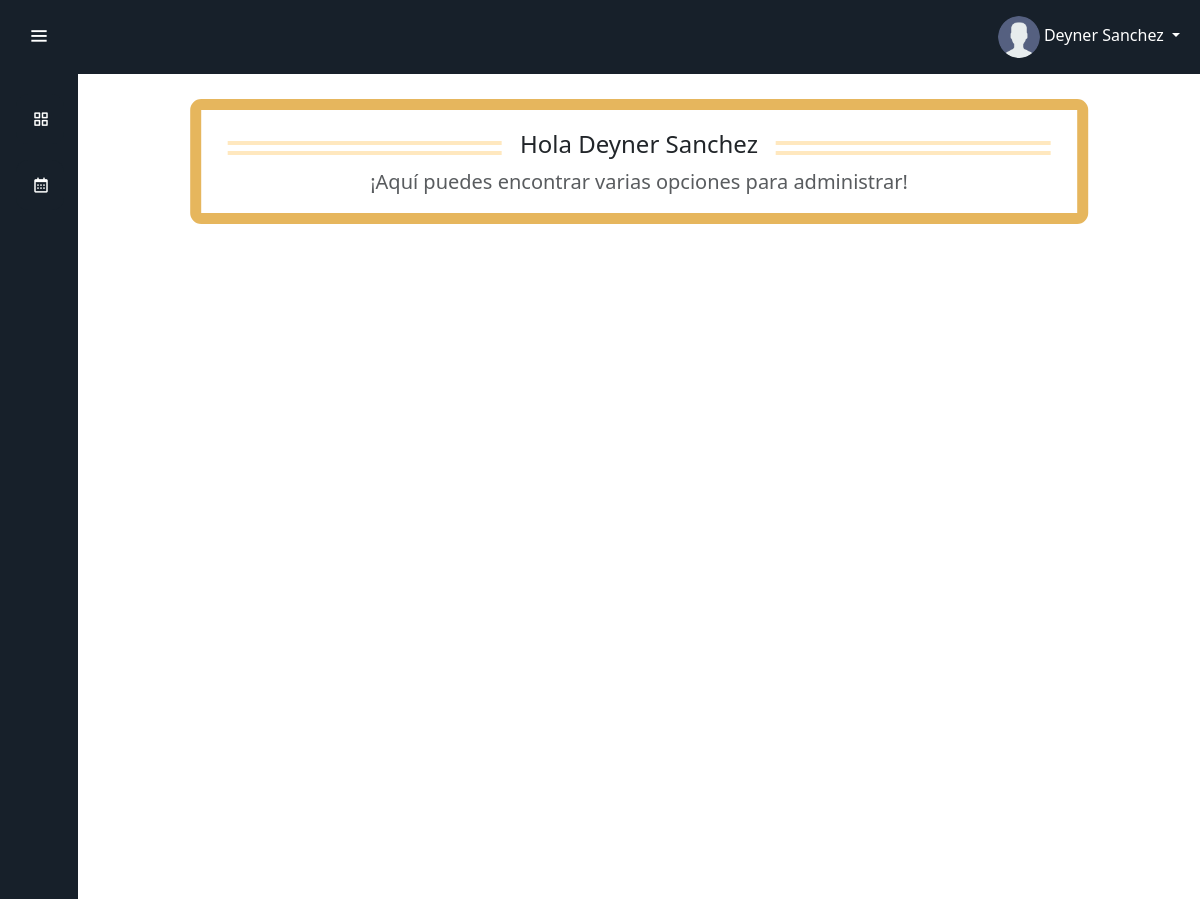
The page /Views/Dashboard.php (signed in) on the database its author committed.
### tables this page shows
CREATE TABLE `usuario` (
  `documento_usuario` int(20) NOT NULL,
  `idusuario` int(11) NOT NULL,
  `nombrecompleto_usuario` varchar(200) NOT NULL,
  `direccion_usuario` varchar(200) NOT NULL,
  `telefono_usuario` bigint(11) NOT NULL,
  `username` varchar(200) NOT NULL,
  `correo_usuario` varchar(200) NOT NULL,
  `password` varchar(500) NOT NULL,
  `estado` tinyint(4) NOT NULL DEFAULT 1,
  `foto_usuario` varchar(200) NOT NULL DEFAULT '/Literagiando/Resources/img/User.png',
  `Fecha_registro` timestamp NULL DEFAULT NULL,
  `idtipodedocumento` int(11) NOT NULL,
  `idrolusuario` int(11) NOT NULL DEFAULT 2
);

### App/Models/Database.php (called while the page is built, shortened)
<?php
    class Database{
        private function conectar(){
            $basedatos = new PDO('mysql:host='.DB_HOST.':'.DB_PORT.';'.'dbname='.DB_DATABASE.';charset='.CHARSET.'',DB_USER,DB_PASS);
            return $basedatos;
        }
        public function EjecutarSPSinParams($consulta){
            try{
                $conexion = $this->conectar();
                $conexion->setAttribute(PDO::ATTR_ERRMODE, PDO::ERRMODE_EXCEPTION);
                $sentencia = $conexion->prepare($consulta);
                $sentencia->execute();
                $respuesta = $sentencia->fetchAll(PDO::FETCH_ASSOC);
                $conexion=null;
                return $respuesta;
            }catch(PDOException $exception) {
                return $exception;
            }
        }
    }
?>

### App/Controllers/Login/AuthController.php (called while the page is built, shortened)
<?php
$server = "localhost";
$userRoot = "root";
$password = "";
$db = "literagiando";
$conexion = new mysqli($server, $userRoot, $password, $db);
function obtenerDatos($correoU) {
    $correo = $_SESSION['correo'];
    global $conexion;
    $sql = "SELECT usuario.* , roles.nombre_rol  FROM usuario JOIN roles  ON roles.idrol = usuario.idrolusuario WHERE correo_usuario = ?";
    $stmt = $conexion->prepare($sql);
    if ($stmt) {
        $stmt->bind_param("s", $correo);
        $stmt->execute();
        $result = $stmt->get_result();
        if ($result) {
            $row = $result->fetch_assoc();
        } else {
            echo "Error executing the query: " . $conexion->error;
        }
    } else {
        echo "Error preparing the statement: " . $conexion->error;
    }
    $sql_paginas = "SELECT * FROM pagina ORDER by id_pagina";
    $stmt = $conexion->prepare($sql_paginas);
    if ($stmt) {
        $stmt->execute();
        $result = $stmt->get_result();
        $paginas = $result->fetch_all(MYSQLI_ASSOC);
    } else {
        echo "Error preparing the statement: " . $conexion->error;
    }
    $salida = array(
        'datos' => $row,
        'paginas' => $paginas
    );
    return $salida;
}
?>

### Views/Dashboard.php (the view, shortened to what this page needs)
<?php include './Layouts/header.php';?>
<section class="home-section">
<div class="container-miseventos table-responsive">
<div class="content-evento">
    <div class="col-4"><hr id="line-left"><hr id="line-left"></div>
    <div class="col-4"><h1 id="title-eventos">Hola <?php  echo $row['nombrecompleto_usuario']?> </h1></div>
    <div class="col-4"><hr id="line-right"><hr id="line-right"></div>
</div>
<p class="lead text-muted">¡Aquí puedes encontrar varias opciones para administrar!</p>
</div>
</section>
<?php include './Layouts/footer.php';?>

### Views/Layouts/header.php (shortened to what this page needs)
<?php
require_once (__DIR__.'/../../App/Controllers/Login/AuthController.php');
if (isset($_SESSION['correo'])) {
  $correo = $_SESSION['correo'];
  $row = obtenerDatos($correo);
  $row = $row['datos'];
}else{
  $mensaje = "No has iniciado sesión. Por favor, inicia sesión para acceder.";
  echo '<script>alert("' . htmlspecialchars($mensaje, ENT_QUOTES, 'UTF-8') . '");</script>';
  echo '<script>window.location.href = "/Literagiando/Views/Home/index.php";</script>';
  exit();
}
?>
<!DOCTYPE html>
<html lang="en">
<head>
    <link rel="stylesheet" type="text/css"  href="/Literagiando/Resources/css/App.css">
    <link rel="stylesheet" type="text/css"  href="/Literagiando/Resources/css/Styles.css">
    <link rel="stylesheet" type="text/css"  href="/Literagiando/Resources/css/checkbox.css">
    <link rel="stylesheet" type="text/css" href="/Literagiando/Resources/css/video-min.css">
    <link href="https://cdn.jsdelivr.net/npm/bootstrap@5.3.2/dist/css/bootstrap.min.css" rel="stylesheet">
    <link rel="stylesheet" href="https://cdn.jsdelivr.net/npm/bootstrap-icons@1.11.1/font/bootstrap-icons.css">
    <link href='https://unpkg.com/boxicons@2.0.7/css/boxicons.min.css' rel='stylesheet'>
</head>
<body>
<nav class="navbar navbar-expand-lg" id="dark">
  <div class="container-fluid">
    <div class="collapse navbar-collapse" id="navbarSupportedContent">
      <ul class="navbar-nav ms-auto">
        <li class="nav-item dropdown ms-auto">
          <a class="nav-link dropdown-toggle" href="#" role="button" data-bs-toggle="dropdown" aria-expanded="false">
          <img src="<?php echo $row ['foto_usuario'] ?>" alt="" class="img-fluid rounded-circle avatar mr-2">
            <?php  echo $row['nombrecompleto_usuario']?>
          </a>
        </li>
      </ul>
    </div>
  </div>
</nav>
<div class="sidebar">
  <div class="logo-details">
      <i class='bx bx-menu' id="btn" ></i>
  </div>
  <ul class="nav-list">
  </ul>
</div>

### Resources/css/App.css (style rules this page uses)
* { margin: 0; padding: 0; box-sizing: border-box; font-family: 'Source Code Pro', monospace" }
.sidebar { position: fixed; left: 0; top: 0; height: 100%; width: 78px; background: #17202A; padding: 6px 14px; z-index: 99; transition: all 0.5s ease; }
.sidebar .logo-details { height: 60px; display: flex; align-items: center; position: relative; }
.sidebar .logo-details #btn { position: absolute; top: 50%; right: 0; transform: translateY(-50%); font-size: 22px; transition: all 0.4s ease; font-size: 23px; text-align: center; cursor: pointer; transition: all 0.5s ease; }
.sidebar i { color: #fff; height: 60px; min-width: 50px; font-size: 28px; text-align: center; line-height: 60px; }
.sidebar .nav-list { margin-left: -30px; margin-top: 20px; height: 100%; display: flex; flex-direction: column; }
.home-section { position: relative; background: white; min-height: 100vh; top: 0; left: 78px; width: calc(100% - 78px); transition: all 0.5s ease; z-index: 2; }
.navbar-expand-lg { background: #17202A; }
.navbar-expand-lg .dropdown-toggle { color: white; }
.navbar-expand-lg .avatar { max-width: 42px; }

### Resources/css/Styles.css (style rules this page uses)
.home-section .content-evento { display: flex; margin-top: 25px; width: 94%; position: relative; left: 50%; transform: translate(-50%); }
.home-section .content-evento #line-left, #line-right { color: orange; border: 2px solid orange; margin: 6px 0; }
.home-section .content-evento #title-eventos { display: flex; margin-top: -5px; justify-content: center; font-size: x-large; }
.home-section .container-miseventos { width: 80%; margin-top: 25px; border: 11px solid rgb(230, 182, 93); border-radius: 11px; position: relative; left: 50%; text-align: center; transform: translateX(-50%); }

### rows shown on the page
usuario: foto_usuario (placeholder picture), nombrecompleto_usuario "Deyner Sanchez"
